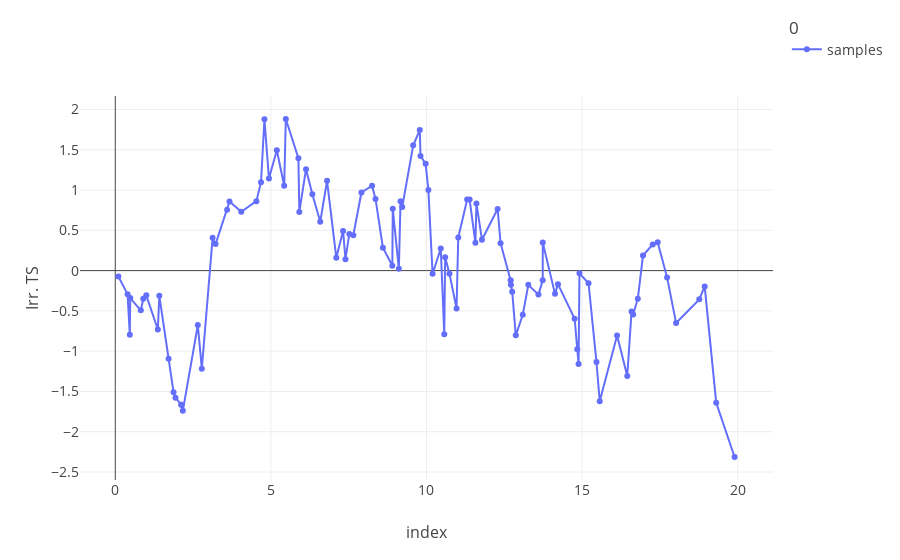
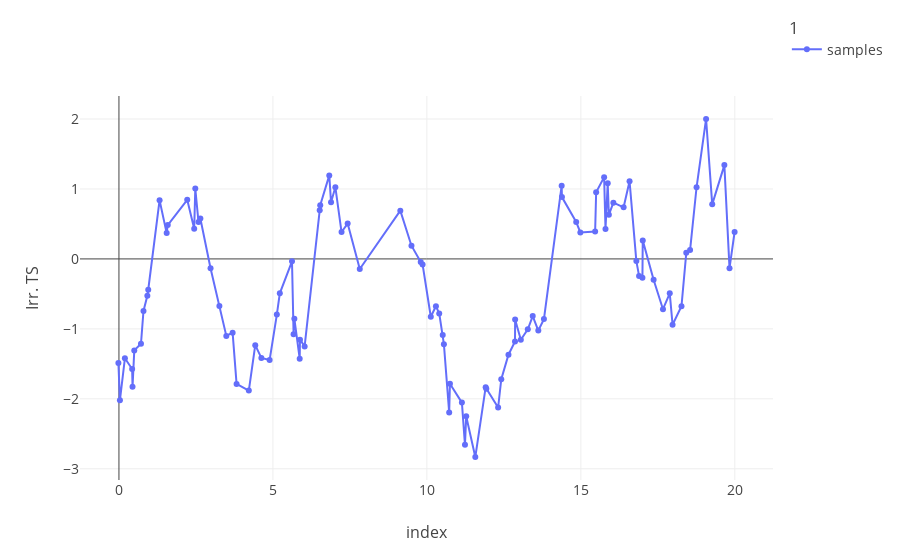
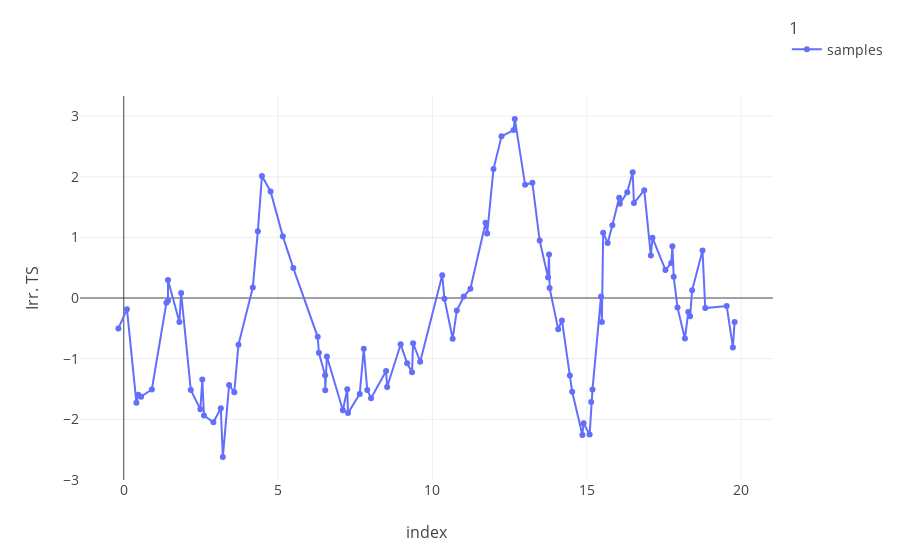
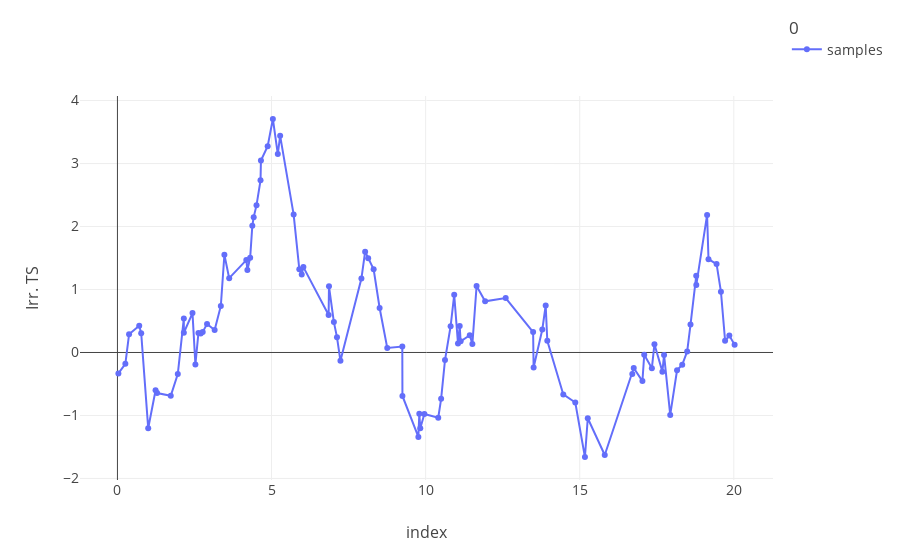

The code cell stored with these charts, in order, in its notebook:
### Code cell
for i in range (NumberOFsamples):
    if(Targets[i]==0):
        Targets[i]=1

    print(TargetTS_Starts[i], TargetFeat_Starts[i], ImpTimeSteps, ImpFeatures)
    TargetTS_Ends[i],TargetFeat_Ends[i] = TargetTS_Starts[i]+ImpTimeSteps, TargetFeat_Starts[i]+ImpFeatures
    print(TargetTS_Ends[i],TargetFeat_Ends[i])
    #print(ImpFeatures)
    [time, sample] = createSample(NumTimeSteps, NumFeatures, ImpTimeSteps, ImpFeatures,
                          Target = Targets[i],
                          start_ImpTS = int(TargetTS_Starts[i]), 
                          end_ImpTS = int(TargetTS_Ends[i]),
                          start_ImpFeat = int(TargetFeat_Starts[i]),
                          end_ImpFeat = int(TargetFeat_Ends[i]))

    if(Targets[i]==-1):
        Targets[i]=0

    DataSet[i,:,:,] = sample
    
    plot_data2(time, sample, title = str(Targets[i]))
